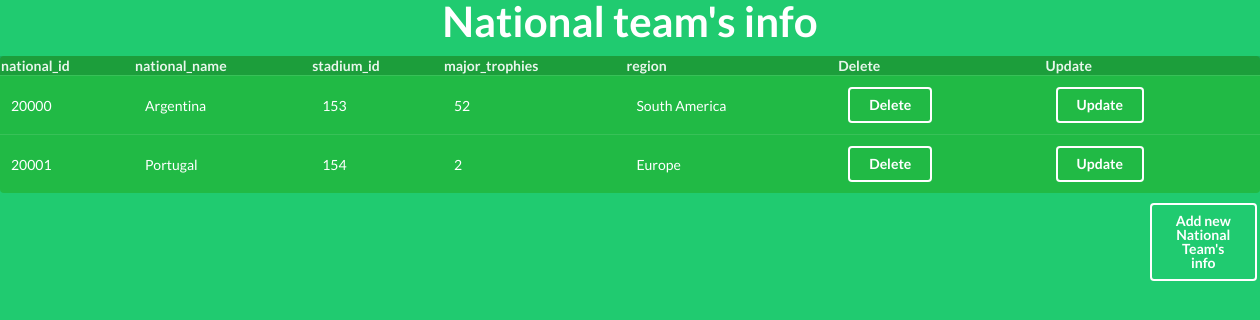
Page /crud/read_nationals.php on the committed database.
### tables this page shows
CREATE TABLE `nationals` (
  `national_id` int(11) NOT NULL,
  `national_name` varchar(100) NOT NULL,
  `stadium_id` int(11) NOT NULL,
  `major_trophies` int(11) NOT NULL,
  `region` varchar(100) NOT NULL
);

### crud/read_nationals.php (the view, shortened to what this page needs)
<html>
	<head>
		<link rel="stylesheet" href="https://cdnjs.cloudflare.com/ajax/libs/semantic-ui/2.4.1/semantic.min.css">
	</head>
	<body style="background-color: #20CB70">
<h1 style="text-align: center; color: white; font-size: 3rem; line-height: 1">National team's info</h1>
<?php
	$connect = mysqli_connect( HOST, USER, PASS, DB )
		or die("Can not connect");
	$results = mysqli_query( $connect, "SELECT * FROM nationals" )
		or die("Can not execute query");
	echo "<table class='ui inverted green table'style='margin: 0 auto;'> \n";
	echo "<th>national_id</th> <th>national_name</th> <th>stadium_id</th> <th>major_trophies</th> <th>region</th> <th>Delete</th> <th>Update</th> \n";
	while( $rows = mysqli_fetch_array( $results ) ) {
		extract( $rows );
		echo "<tr>";
		echo "<td> $national_id </td>";
		echo "<td> $national_name </td>";
		echo "<td> $stadium_id </td>";
		echo "<td> $major_trophies </td>";
		echo "<td> $region </td>";
		echo "<td> <a href = 'delete_nationals.php?national_id=$national_id'> <button class='ui inverted button'> Delete </button> </a> </td>";
		echo "<td> <a href = 'update_input_nationals.php?national_id=$national_id&national_name=$national_name&stadium_id=$stadium_id&major_trophies=$major_trophies&region=$region'><button class='ui inverted button'> Update </button></a> </td>";
		echo "</tr> \n";
	}
	echo "</table> \n";
	echo "<p style= 'margin: 10px 0 0 1150px;' ><a href=create_input_nationals.php><button class='ui inverted button'>Add new National Team's info</button></a></p>";
?>
</body>
</html>

### rows in the picture
nationals: national_id "20000", national_name "Argentina", stadium "153", major_trophies "52", region "South America"
nationals: national_id "20001", national_name "Portugal", stadium "154", major_trophies "2", region "Europe"
